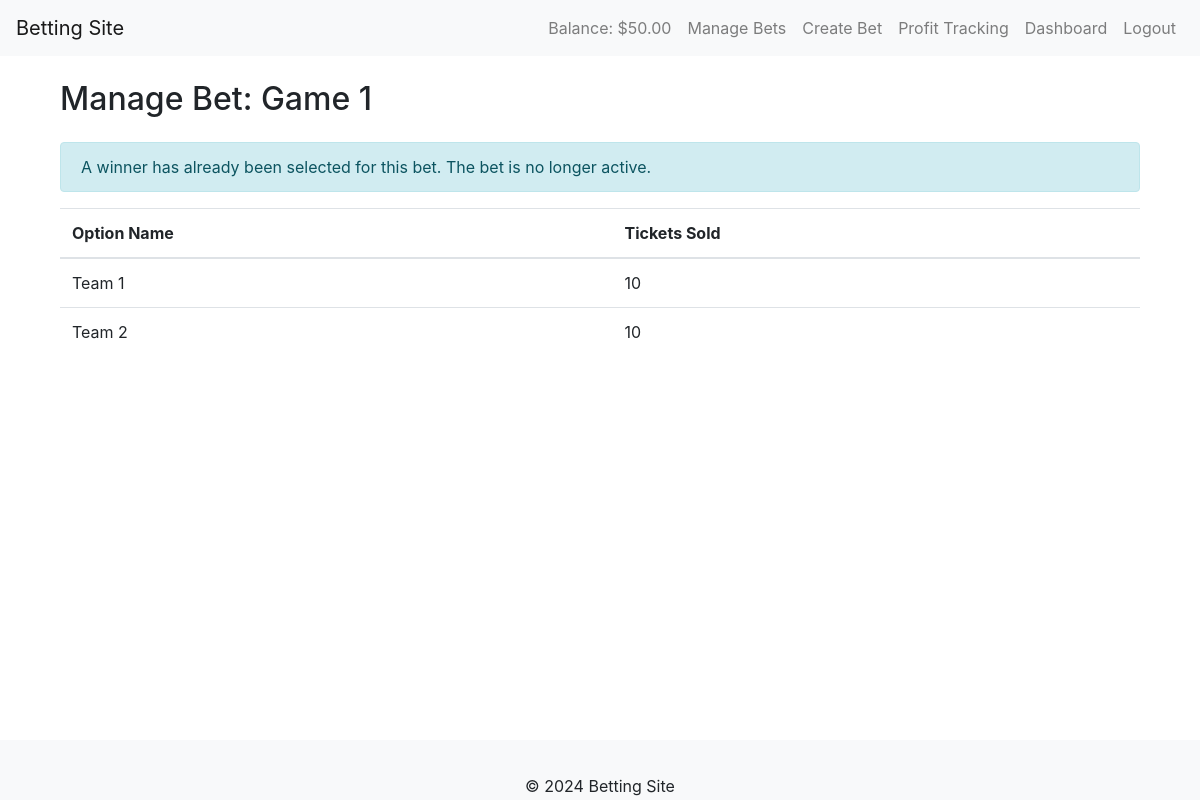
The app's page /gambling/admin/bets/1/ (signed in), older data.
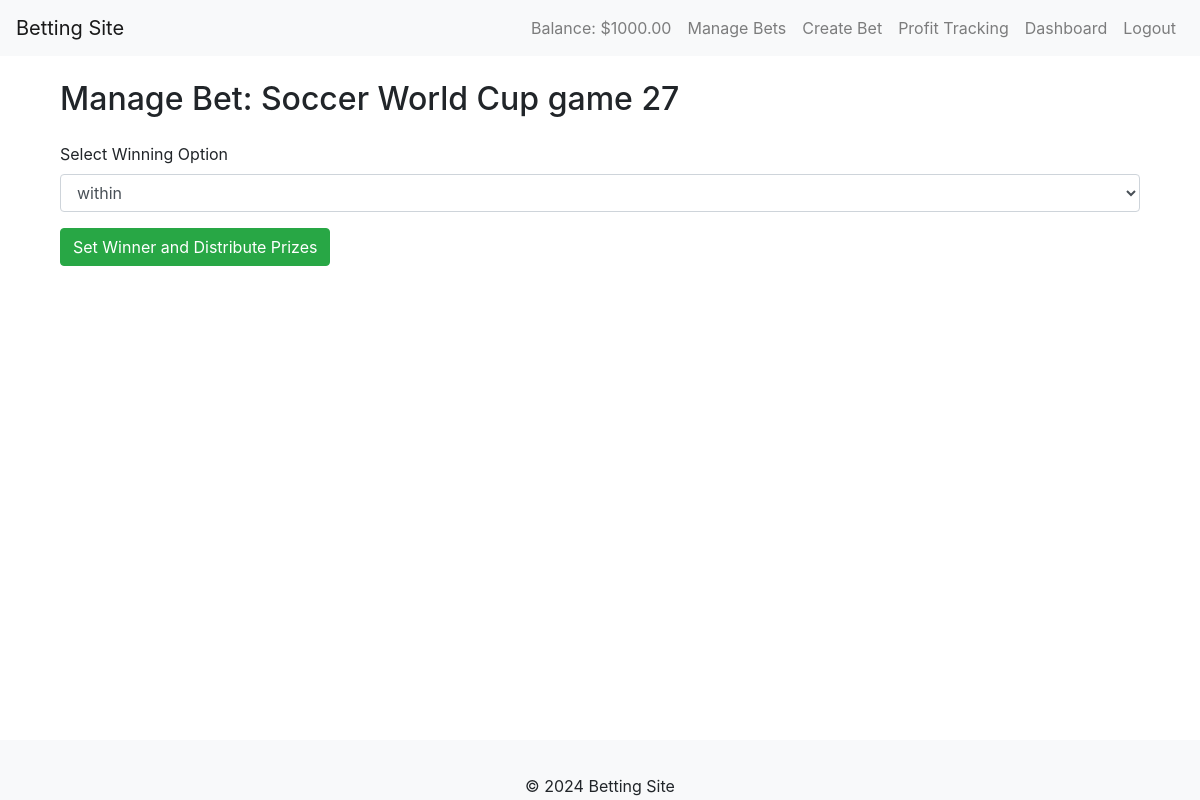
The same page, newer data.
### gambling/models.py (models this page shows, shortened)
class User(AbstractUser):
    gifted_balance = models.DecimalField(max_digits=10, decimal_places=2, default=1000.00)
    balance = models.DecimalField(max_digits=10, decimal_places=2, default=1000.00)
    last_daily_bonus = models.DateField(default=timezone.now)

class Bet(models.Model):
    name = models.CharField(max_length=100)
    description = models.TextField(blank=True)
    created_at = models.DateTimeField(default=timezone.now)
    end_time = models.DateTimeField()
    reserve = models.DecimalField(max_digits=10, decimal_places=2, default=500.00)
    is_active = models.BooleanField(default=True)
    can_buy = models.BooleanField(default=True)
    tickets_sold = models.IntegerField(default=0)

class BetOption(models.Model):
    bet = models.ForeignKey(Bet, related_name='options', on_delete=models.CASCADE)
    name = models.CharField(max_length=100)
    tickets_sold = models.IntegerField(default=0)
    current_price = models.DecimalField(max_digits=10, decimal_places=2, default=0.5)

### gambling/views.py (the view, shortened to what this page needs)
# urls.py: path('gambling/admin/bets/<int:bet_id>/', AdminBetManagementView.as_view(), name='admin_bet_management'),
@method_decorator(admin_required, name='dispatch')
class AdminBetManagementView(View):
    def get(self, request, bet_id):
        bet = Bet.objects.get(id=bet_id)
        options = bet.options.all()
        return render(request, 'gambling/admin_bet_management.html', {'bet': bet, 'options': options})

### gambling/templates/gambling/admin_bet_management.html (shortened to what this page needs)
{% extends "gambling/layout.html" %}
{% block content %}
    <div class="container mt-4">
        <h2 class="mb-4">Manage Bet: {{ bet.name }}</h2>
        {% if bet.is_active %}
            <form method="post">
                <div class="form-group">
                    <label for="winning_option">Select Winning Option</label>
                    <select id="winning_option" name="winning_option" class="form-control">
                        {% for option in options %}
                            <option value="{{ option.id }}">{{ option.name }}</option>
                        {% endfor %}
                    </select>
                </div>
                <button type="submit" class="btn btn-success">Set Winner and Distribute Prizes</button>
            </form>
        {% else %}
            <div class="alert alert-info" role="alert">
                A winner has already been selected for this bet. The bet is no longer active.
            </div>
            <table class="table">
                <thead>
                    <tr>
                        <th>Option Name</th>
                        <th>Tickets Sold</th>
                    </tr>
                </thead>
                <tbody>
                    {% for option in options %}
                        <tr>
                            <td>{{ option.name }}</td>
                            <td>{{ option.tickets_sold }}</td>
                        </tr>
                    {% endfor %}
                </tbody>
            </table>
        {% endif %}
    </div>
{% endblock %}

### gambling/templates/gambling/layout.html (shortened to what this page needs)
<!DOCTYPE html>
<html>
<head>
    <link rel="stylesheet" href="https://maxcdn.bootstrapcdn.com/bootstrap/4.5.2/css/bootstrap.min.css">
    {% load static %}
    <link rel="stylesheet" href="{% static 'gambling/styles.css' %}">
</head>
<body>
    <nav class="navbar navbar-expand-lg navbar-light bg-light">
        <a class="navbar-brand" href="{% url 'bets_list' %}">Betting Site</a>
        <div class="collapse navbar-collapse">
            <ul class="navbar-nav ml-auto">
                {% if user.is_authenticated %}
                    <li class="nav-item">
                        <span class="nav-link">Balance: ${{ user.balance }}</span>
                    </li>
                    {% if user.is_staff %}
                        <li class="nav-item">
                            <a class="nav-link" href="{% url 'admin_bet_list' %}">Manage Bets</a>
                        </li>
                        <li class="nav-item">
                            <a class="nav-link" href="{% url 'create_bet' %}">Create Bet</a>
                        </li>
                        <li class="nav-item">
                            <a class="nav-link" href="{% url 'profit_tracking' %}">Profit Tracking</a>
                        </li>
                    {% endif %}
                    <li class="nav-item">
                        <a class="nav-link" href="{% url 'dashboard' %}">Dashboard</a>
                    </li>
                    <li class="nav-item">
                        <a class="nav-link" href="{% url 'logout' %}">Logout</a>
                    </li>
                {% endif %}
            </ul>
        </div>
    </nav>
    <div class="container mt-4">
        {% block content %}
        {% endblock %}
    </div>
    <footer class="footer bg-light mt-auto py-3">
        <div class="container text-center">
            <p>&copy; 2024 Betting Site</p>
        </div>
    </footer>
</body>
</html>

### gambling/static/gambling/styles.css (style rules this page uses)
.footer { position: fixed; bottom: 0; width: 100%; height: 60px; line-height: 60px; background-color: #f5f5f5; }
body { margin-bottom: 100px; }
span { display: flex; flex-direction: column; justify-content: center; }

Row changes from the older to the newer data that the page shows:
no longer on this page (row edited): BetOption: name "Team 1", tickets_sold "10"
no longer on this page (row edited): BetOption: name "Team 2", tickets_sold "10"
changed User: balance "50.00" → "1000.00"
changed Bet: name "Game 1" → "Soccer World Cup game 27"; is_active False → True (drawn)
Text that changed along with them:
form field winning_option: (not shown) → "within"
text no longer shown: "A winner has already been selected for this bet. The bet is no longer active. Option Name Tickets Sold"
text now shown: "Select Winning Option Set Winner and Distribute Prizes"
